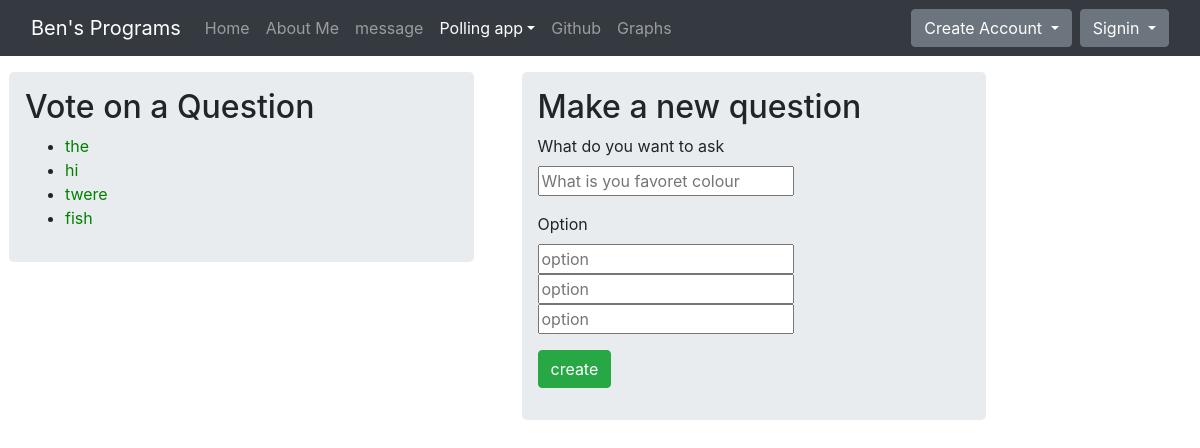
The page /polls/ on the database as committed earlier.
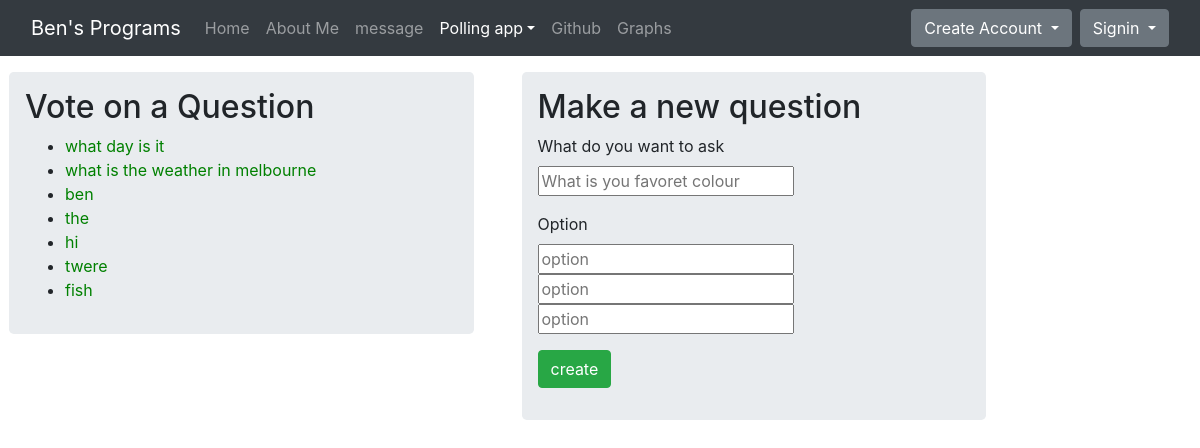
The same page on the database as committed later.
### polls/models.py (models this page shows, shortened)
class Question(models.Model):
    question_text = models.CharField(max_length=200)
    date = models.DateTimeField('date published')
    def __str__(self):
        return self.question_text

### polls/views.py (the view)
# urls.py: path('', views.Index.as_view(), name='index'),
class Index(generic.ListView):
    template_name = 'polls/index.html'
    context_object_name = 'question_list'
    def get_queryset(self):
        return Question.objects.order_by('-date')
    additional_context = {'a':'polling', 'b':'index'}
    def get_context_data(self, *args, **kwargs):
        context = super(Index, self).get_context_data(*args, **kwargs)
        context['additional_context'] = self.additional_context
        print(context)
        return context

### polls/templates/polls/index.html (shortened to what this page needs)
{% extends 'base.html' %}
{% block content %}
<div class="fluid-container">
<div class="row">
  <div class="col-md-5 px-4">
    <div class="p-3 jumbotron">
      <h2>Vote on a Question</h2>
      {% if question_list %}
        <ul>
          {% for question in question_list %}
            <li><a href="{% url 'polls:detail' question.id %}"> {{ question.question_text }} </a></li>
          {% endfor %}
        </ul>
      {% else %}
        <p>There are no polls <p>
      {% endif %}
    </div>
  </div>
  <div class="col-md-5 px-4">
    <div class="p-3 jumbotron">
      <h2>Make a new question</h2>
      <form class="create" action="{% url 'polls:new_question' %}" method="post">
        <div class="form-group">
          <label for="question_name">What do you want to ask</label><br>
          <input type="text" name="question_name" id="question_name" placeholder="What is you favoret colour"><br>
        </div>
        <div class="form-group">
          <label for="option">Option</label><br>
          <input type="text" id="option" name="option1" placeholder="option"><br>
          <input type="text" id="option" name="option2" placeholder="option"><br>
          <input type="text" id="option" name="option3" placeholder="option">
        </div>
        <input class='btn btn-success' type="submit" value="create">
      </form>
    </div>
  </div>
</div>
</div>
{% endblock %}

Rows that differ between the two databases and show on the page:
added Question: question_text "what day is it"
added Question: question_text "what is the weather in melbourne"
added Question: question_text "ben"
